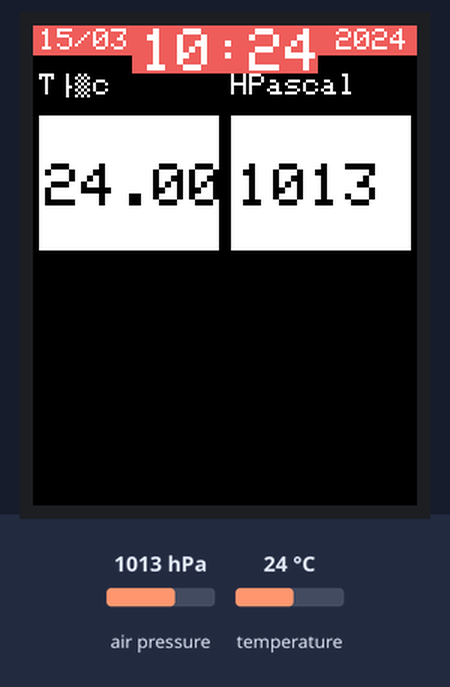
This sketch was run on a simulated Arduino Uno, built with avr-gcc and run on an emulated ATmega328P. Parts: 128×160 colour display. The test bench sets the inputs (shaded band); at power-on: air pressure 1013 hPa, temperature 24 °C. The local clock reads 2024-03-15 10:24:30 at power-on unless the sketch sets it.

Above: at 3.3 s.
3.4 s: air pressure set to 952 hPa
At 4.9 s:
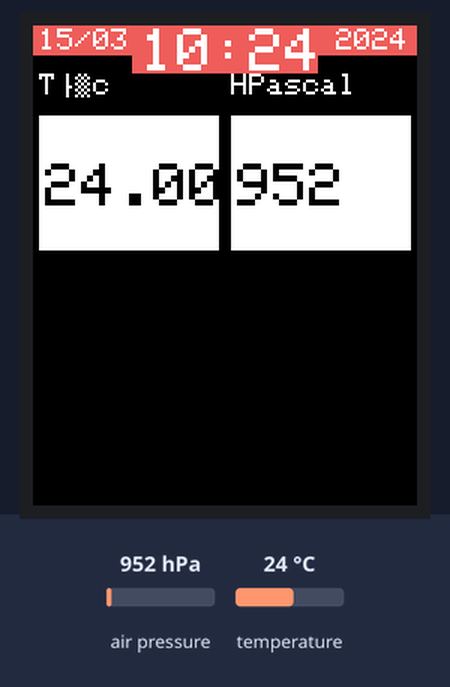
5.6 s: temperature set to 12 °C
At 6.5 s:
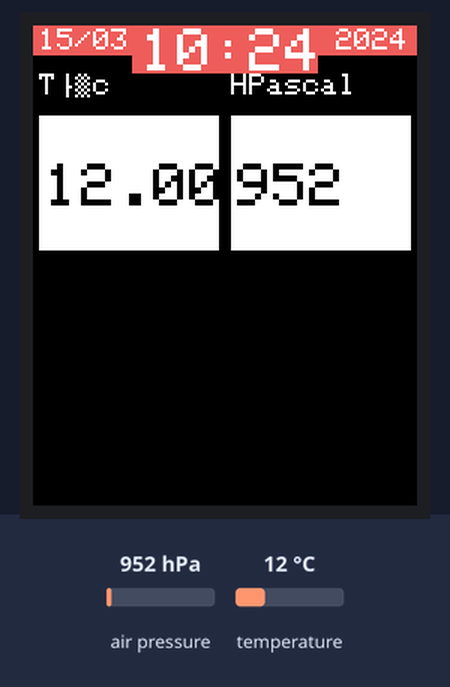
7.7 s: air pressure set to 975 hPa
At 9.4 s:
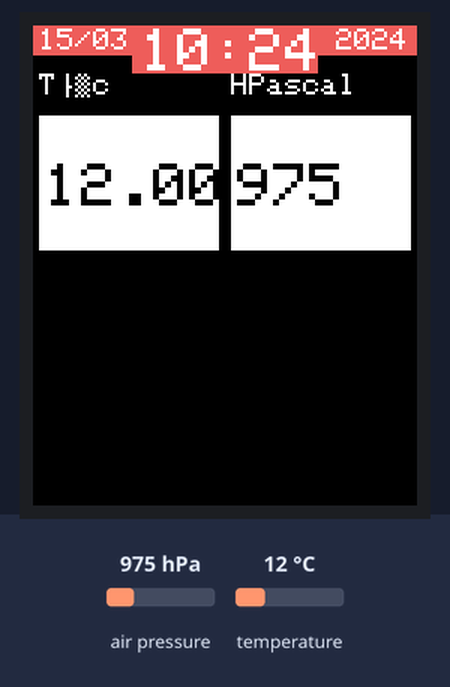
9.7 s: temperature set to 19 °C
At 11.0 s:
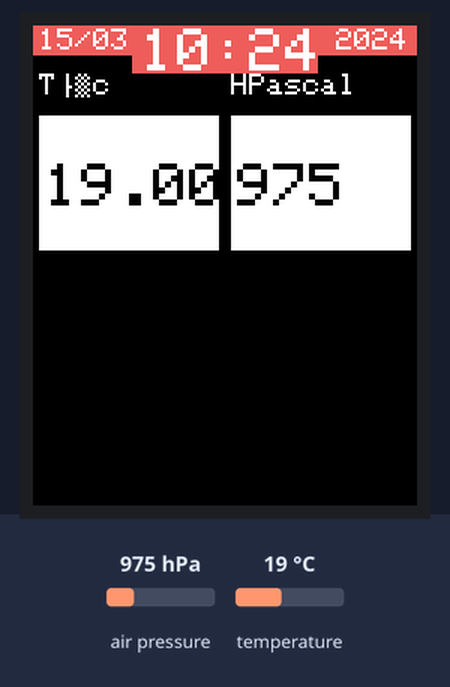
Timing chart, 0 to 12.7 s (numbered marks = the images above; inputs shaded):
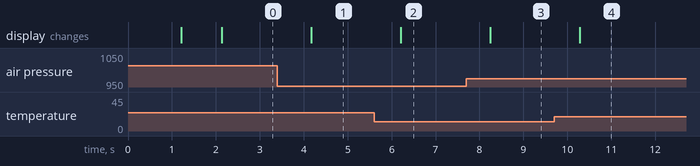

Measured:
- after the input at 3.4 s, the display: changes after 0.77 s (image 1)
- after the input at 5.6 s, the display: changes after 0.60 s (image 2)
- after the input at 7.7 s, the display: changes after 0.54 s (image 3)
- after the input at 9.7 s, the display: changes after 0.58 s (image 4)

The sketch:

TFT_multi_display.ino
```cpp
#include <DS1307RTC.h>
#include <Timelib.h>
#include "config.h"
#include "structure.h"

struct SensorsValues sensorsValues;


void setup() {
#ifdef OUTPUT_ACTIONNER
  setupOutput();
#endif
#ifdef PRESSURE_SENSOR
  setupPressureUnit();
#endif
  delay(900);
  //tft.fillScreen(TFT_BACKGROUND_COLOR);
  readAndShowDatetime();
}

void loop() {
  readAndShowDatetime();
#ifdef PRESSURE_SENSOR
  readPressure();
#endif
#ifdef TEMPERATURE_SENSOR
  readTemperature();
#endif
#ifdef OUTPUT_ACTIONNER
  loopOutput();
#endif
  delay(1000);
}
```

BMP085.ino
```cpp
#include "config.h"
#ifdef BMP180
#include "structure.h"
#include <Adafruit_BMP085.h>
Adafruit_BMP085 bmp;
bool setupPressureUnit() {
  return bmp.begin();
}
bool readPressure() {
  sensorsValues.pressure = bmp.readPressure() / 100L;
  return true;
}
#ifdef BMP180_TEMPERATURE
float readTemperature() {
  sensorsValues.temperature = bmp.readTemperature();
  return sensorsValues.temperature;
}
#endif
#endif
```

DS1307.ino
```cpp
void readAndShowDatetime() {
  tmElements_t tm;

  if (RTC.read(tm)) {
    writeDateTime(tm);
  }
}
```

DS18b20.ino
```cpp
#ifdef DS18B20
// Include the libraries we need
#include <OneWire.h>
#include <DallasTemperature.h>

// Data wire is plugged into port 2 on the Arduino
#define ONE_WIRE_BUS 6

// Setup a oneWire instance to communicate with any OneWire devices (not just Maxim/Dallas temperature ICs)
OneWire oneWire(ONE_WIRE_BUS);

// Pass our oneWire reference to Dallas Temperature.
DallasTemperature sensors(&oneWire);
void setupTemperature() {
  sensors.begin();
}
float readTemperature() {
  sensors.requestTemperatures();
  sensorsValues.temperature = sensors.getTempCByIndex(0);
  return sensorsValues.temperatures;
}
#endif
```

ST7735.ino
```cpp
#include "config.h"
#ifdef ST7735
#include "tft_positions.h"
#include <Adafruit_GFX.h>     // Core graphics library
#include <Adafruit_ST7735.h>  // Hardware-specific library for ST7735
#include <SPI.h>
#define TFT_CS 10
#define TFT_RST 8  // Or set to -1 and connect to Arduino RESET pin
#define TFT_DC 9

Adafruit_ST7735 tft = Adafruit_ST7735(TFT_CS, TFT_DC, TFT_RST);
void screenSetup() {
  tft.fillScreen(0x0);
  tft.setCursor(34, 10);
  tft.setTextSize(2);
  tft.setTextColor(0x7FB8);
  tft.print("Orsys");
  tft.setCursor(5, 50);
  tft.setTextSize(1);
  tft.setTextColor(0x7FB8);
  tft.setCursor(15, 140);
  tft.print("copyright 2023");
}
void screenCadreBase() {
#ifdef TEMPERATURE_SENSOR
  makeCadre(CADRE_A0_X, CADRE_A0_Y, CADRE_GENERIC_W, CADRE_GENERIC_H, "T°c");
#endif
#ifdef PRESSURE_SENSOR
  makeCadre(CADRE_A1_X, CADRE_A1_Y, CADRE_GENERIC_W, CADRE_GENERIC_H, "HPascal");
#endif
}
void setupOutput() {
  // put your setup code here, to run once:
  tft.initR(INITR_BLACKTAB);
  screenSetup();
  delay(1000);
  tft.fillScreen(TFT_BACKGROUND_COLOR);
  screenCadreBase();
}
void loopOutput() {
  #ifdef TEMPERATURE_SENSOR
  setFloatValueInCadre(CADRE_A0_X, CADRE_A0_Y,CADRE_GENERIC_W, CADRE_GENERIC_H, sensorsValues.temperature,CADRE_GENERIC_VALUE_PERCISION);
#endif
#ifdef PRESSURE_SENSOR
 setFloatValueInCadre(CADRE_A1_X, CADRE_A1_Y,CADRE_GENERIC_W, CADRE_GENERIC_H, sensorsValues.pressure,0);
#endif
}
#endif
```

dummyTemperetureSensor.ino
```cpp
#include "config.h"
#ifdef DUMMY_TEMPERATURE
float readTemperature() {
  sensorsValues.temperature = 0.0F;
  return sensorsValues.temperature;
}
#endif
```

structure.h
```cpp
#ifndef _STRUCTURE_H_
#define _STRUCTURE_H_
  #include "config.h"
  struct SensorsValues{
    #ifdef PRESSURE_SENSOR
    uint16_t pressure;
    #endif
    #ifdef TEMPERATURE_SENSOR
    float temperature;
    #endif
  };
#endif
```

tft_framework.ino
```cpp
#include "tft_positions.h"

void makeBandeau() {
  tft.fillRect(0, 0, tft.width(), 10, ST77XX_PINK);
  tft.fillRect(tft.width() / 2 - 31, 0, 62, 16, ST77XX_PINK);
}
void writeDateTime(tmElements_t tm) {
  makeBandeau();
  char buffer[11];
  tft.setCursor(2, 1);
  tft.setTextSize(1);
  tft.setTextColor(ST77XX_WHITE);
  sprintf(buffer, "%02d/%02d", tm.Day, tm.Month);
  tft.print(buffer);
  tft.setCursor(101, 1);
  tft.print(tmYearToCalendar(tm.Year));
  tft.setCursor(tft.width() / 2 - 28, 1);
  tft.setTextSize(2);
  sprintf(buffer, "%02d:%02d", tm.Hour, tm.Minute);
  tft.print(buffer);
}

void makeCadre(uint8_t x, uint8_t y, uint8_t w, uint8_t h, const char *title) {
  tft.setCursor(x + CADRE_FROMREF_TITLE_X, y + CADRE_FROMREF_TITLE_Y);
  tft.setTextSize(CADRE_TITLE_SIZE);
  tft.setTextColor(CADRE_TITLE_COLOR);
  tft.print(title);
  // tft.drawRect(2, y + 18, tft.width() - 4, height - 18, 0xFFFF);
  tft.fillRect(x + CADRE_FROMREF_VALUE_RECT_X,
               y + CADRE_FROMREF_VALUE_RECT_Y,
               w - CADRE_FROMREF_VALUE_RECT_X * 2,
               h - CADRE_FROMREF_VALUE_RECT_Y - 2,
               CADRE_TITLE_COLOR);
  setFloatValueInCadre(x, y, w, h, 0.0F, 2);
}
void setFloatValueInCadre(uint8_t x, uint8_t y, uint8_t w, uint8_t h, float value, uint8_t precision) {
  char buffer[precision + 4];
  tft.fillRect(x + CADRE_FROMREF_VALUE_RECT_X,
               y + CADRE_FROMREF_VALUE_RECT_Y,
               w - CADRE_FROMREF_VALUE_RECT_X * 2,
               h - CADRE_FROMREF_VALUE_RECT_Y - 2,
               CADRE_TITLE_COLOR);
  tft.setCursor(x + CADRE_FROMREF_VALUE_X, y + CADRE_FROMREF_VALUE_Y);
  tft.setTextSize(CADRE_VALUE_SIZE);
  tft.setTextColor(CADRE_VALUE_COLOR);
  tft.print(dtostrf(value, 2, precision, buffer));
}
```

tft_positions.h
```cpp
#ifndef _TFT_POSITIONS_H_
#include <Adafruit_ST77xx.h>
#define ST77XX_PINK 0xEAEB
#define _TFT_POSITIONS_H_
#define TFT_WIDTH 128.0F
#define TFT_HEIGHT 160.0F
#define TFT_BACKGROUND_COLOR ST77XX_BLACK
/******************************************
  * def des position relative dans un cadre *
  *******************************************/
#define CADRE_FROMREF_TITLE_X 2
#define CADRE_FROMREF_TITLE_Y 6

#define CADRE_TITLE_SIZE 1
#define CADRE_VALUE_SIZE 2
#define CADRE_TITLE_COLOR ST77XX_WHITE
#define CADRE_VALUE_COLOR ST77XX_BLACK
#define CADRE_VALUE_SIZE 2

#define CADRE_FROMREF_VALUE_RECT_X 2
#define CADRE_FROMREF_VALUE_RECT_Y 20
#define CADRE_FROMREF_VALUE_X CADRE_FROMREF_VALUE_RECT_X + 2
#define CADRE_FROMREF_VALUE_Y CADRE_FROMREF_VALUE_RECT_Y + (CADRE_VALUE_SIZE * 8)
/******CADRE GENERIC CONFIG***************/
#define CADRE_GENERIC_W TFT_WIDTH / 2.0F
#define CADRE_GENERIC_H (TFT_HEIGHT - 25.0F) / 2.0F
#define CADRE_GENERIC_VALUE_PERCISION 2
/***********CADRE VALUE A0****************/
#define CADRE_A0_X 0
#define CADRE_A0_Y 10
/***********CADRE VALUE A1****************/
#define CADRE_A1_X CADRE_GENERIC_W
#define CADRE_A1_Y 10
#endif
```

config.h
```cpp
#ifndef _CONFIG_H_

#define _CONFIG_H_
  #define BMP180
  #define BMP180_TEMPERATURE
  #define DUMMY_TEMPERATURE

  #define ST7735

  #include "config_adv.h"
#endif
```

config_adv.h
```cpp
#ifndef _CONFIG_AVD_H_
  #define _CONFIG_AVD_H_

  #if defined(BMP180_TEMPERATURE) && !defined(BMP180)
    #undef BMP180_TEMPERATURE
    #define DUMMY_TEMPERATURE
  #endif


  #if defined(BMP180_TEMPERATURE) && defined(DUMMY_TEMPERATURE)
    #undef DUMMY_TEMPERATURE
    #define BMP180_TEMPERATURE
  #endif


  #if defined(BMP180_TEMPERATURE) || defined(DUMMY_TEMPERATURE)
    #define TEMPERATURE_SENSOR
  #endif
  #if defined(BMP180)
    #define PRESSURE_SENSOR
  #endif
  #if defined(ST7735)
    #define OUTPUT_ACTIONNER
  #endif
#endif
```
